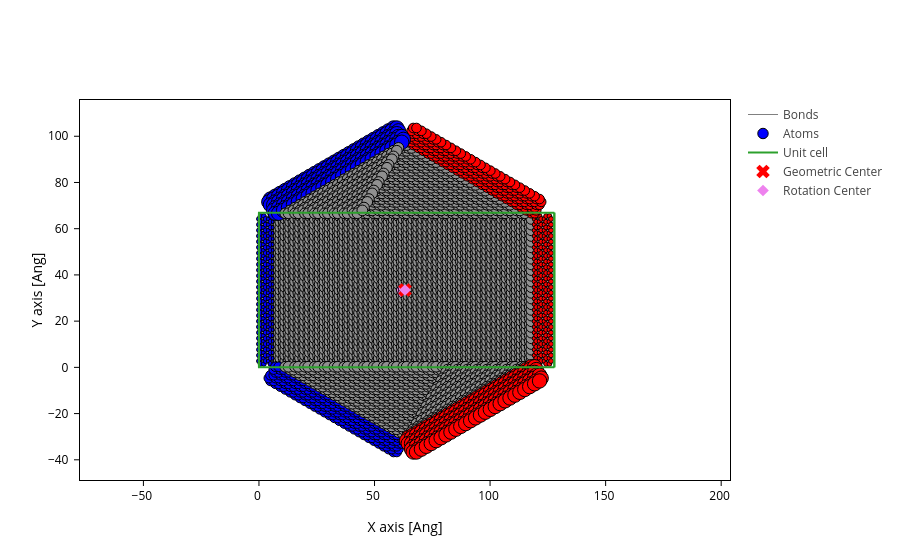

The code cell stored with this chart in its notebook:
### Code cell
i = 12
length = 2

length, width, center_size = infer_centersize(length, i)
# width += 2
__params__electrode = f"{length}L_{width}W"
__params__device = __params__electrode + f"_{center_size}C"
electrode = build_electrode(width=width, length=length)
ribbon = build_nanoribbon(electrode=electrode, center_size=center_size)
device, lr_idx_device = build_reduced_device(ribbon, electrode, repeat=3)
print(f"{__params__device.split("_")}")
atoms_style = mark_electrode(lr_idx_device)

plot_with_center(device, atoms_style=atoms_style)

### Figure 1 — Plotly figure (JSON) as saved in the notebook; plotly's stock layout.template omitted (floating-point values rounded to 4 significant figures; data arrays with more than 128 entries replaced by an {"elided": "..."} marker saying what was removed)
{"data": [{"line": {"color": "gray", "width": 1}, "meta": {}, "mode": "lines", "name": "Bonds", "opacity": 1, "type": "scatter", "x": {"elided": "165816 float values"}, "y": {"elided": "165816 float values"}}, {"marker": {"color": {"elided": "5328 str values"}, "line": {"color": "black", "width": 1}, "opacity": 1, "size": {"elided": "5328 float values"}}, "meta": {}, "mode": "markers", "name": "Atoms", "opacity": 1, "type": "scatter", "x": {"elided": "5328 float values"}, "y": {"elided": "5328 float values"}}, {"meta": {}, "mode": "lines", "name": "Unit cell", "type": "scatter", "x": [0.0, 0.0, 127.8, 127.8, 0.0, 0.0, NaN, 0.0, 0.0, 0.0, 127.8, 127.8, 0.0, NaN, 127.8, 127.8, NaN, 127.8, 127.8], "y": [0.0, 66.95, 66.95, 66.95, 66.95, 66.95, NaN, 66.95, 0.0, 0.0, 0.0, 0.0, 0.0, NaN, 66.95, 0.0, NaN, 66.95, 0.0]}, {"marker": {"color": "red", "size": 12, "symbol": "x"}, "mode": "markers", "name": "Geometric Center", "type": "scatter", "x": [63.19], "y": [33.47]}, {"marker": {"color": "violet", "size": 9, "symbol": "diamond"}, "mode": "markers", "name": "Rotation Center", "type": "scatter", "x": [63.19], "y": [33.47]}], "layout": {"scene": {"aspectmode": "data", "xaxis": {"title": {"text": "X axis [Ang]"}}, "yaxis": {"title": {"text": "Y axis [Ang]"}}}, "xaxis": {"scaleanchor": "y", "scaleratio": 1, "title": {"text": "X axis [Ang]"}}, "yaxis": {"title": {"text": "Y axis [Ang]"}}}}
